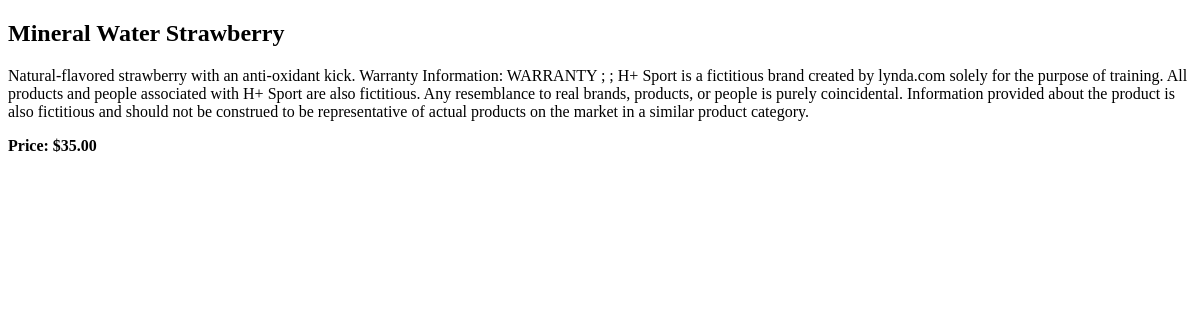
The page /products/1/ on the database as committed earlier.
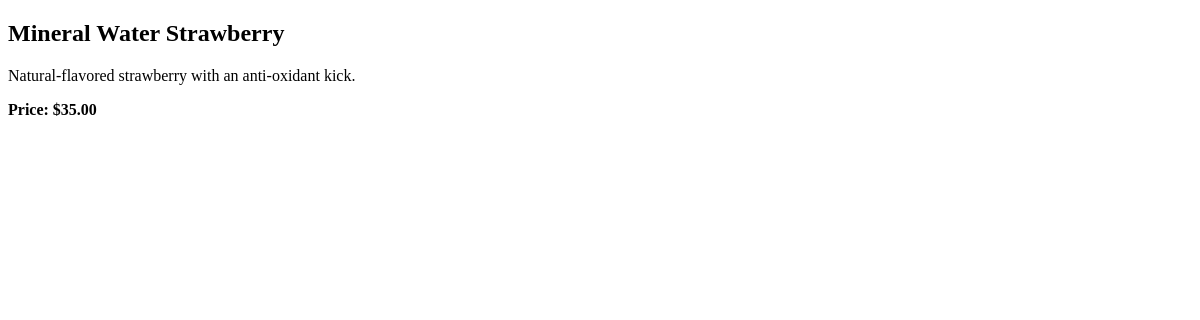
The same page on the database as committed later.
### store/models.py (models this page shows, shortened)
class Product(models.Model):
    DISCOUNT_RATE = 0.10
    id = models.AutoField(primary_key=True)
    name = models.CharField(max_length=200)
    description = models.TextField()
    price = models.FloatField()
    sale_start = models.DateTimeField(blank=True, null=True, default=None)
    sale_end = models.DateTimeField(blank=True, null=True, default=None)
    photo = models.ImageField(blank=True, null=True, default=None, upload_to='products')
    def is_on_sale(self):
        now = timezone.now()
        if self.sale_start:
            if self.sale_end:
                return self.sale_start <= now <= self.sale_end
            return self.sale_start <= now
        return False
    def get_rounded_price(self):
        return round(self.price, 2)
    def current_price(self):
        if self.is_on_sale():
            discounted_price = self.price * (1 - self.DISCOUNT_RATE)
            return round(discounted_price, 2)
        return self.get_rounded_price()

### store/views.py (the view)
# urls.py: path('products/<int:id>/', store.views.show, name='show-product'),
def show(request, id):
    context = {
        'product': Product.objects.get(id=id),
    }
    return render(request, 'store/product.html', context)

### store/templates/store/product.html (shortened to what this page needs)
{% extends "base.html" %}
{% block content %}
    <h2>{{ product.name }}</h2>
    <p>{{ product.description }}</p>
    {% if product.is_on_sale %}
        <p class="price sale-price">
            Regular Price:<del>${{ product.current_price|floatformat:2 }}</del> <br />
            <strong>SALE: ${{ product.current_price|floatformat:2 }}</strong>
        </p>
    {% else %}
        <p class="price price-regular">
            <strong>Price: ${{ product.current_price|floatformat:2 }}</strong>
        </p>
    {% endif %}
{% endblock %}

Rows that differ between the two databases and show on the page:
changed Product "Mineral Water Strawberry": description "…with an anti-oxidant kick. Warranty Information: WARRANTY ; ; H+ Sport is a fictitious brand created by lynda.com solely for the purpose of training. All products and people associated with H+ Sport are also fictitious. Any resemblance to real brands, products, or people is purely coincidental. Information provided about the product is also fictitious and should not be construed to be representative of actual products on the market in a similar product category." → "Natural-flavored strawberry with an anti-oxidant kick."
